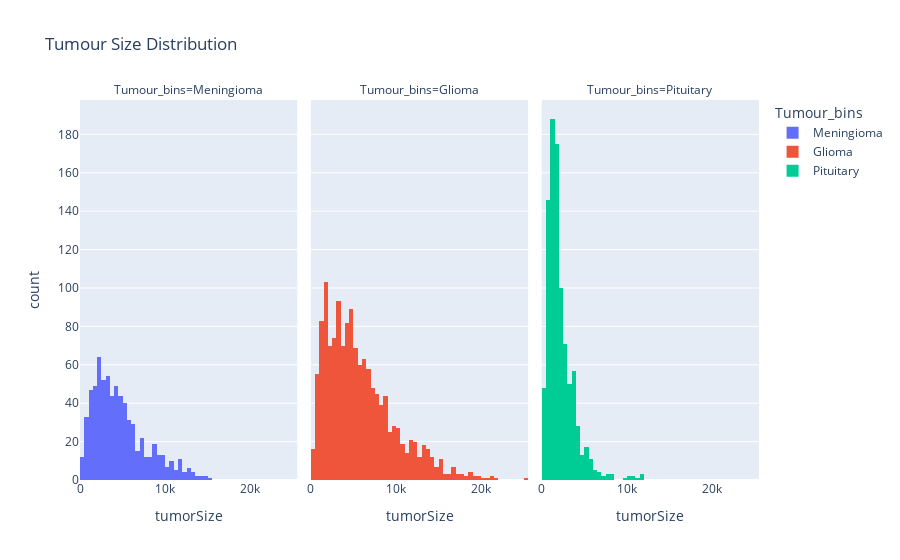
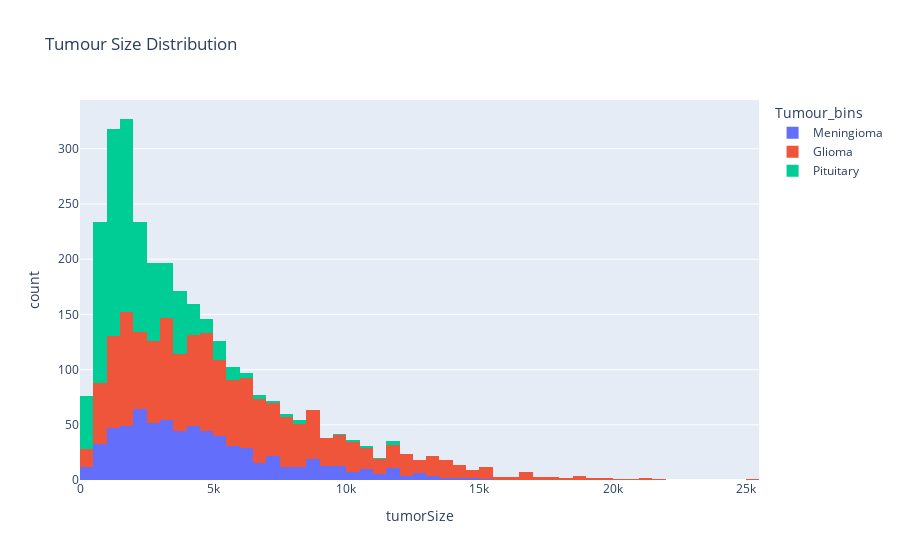

The notebook cell these images were saved under, in order:
### Code cell
fig = px.histogram(df, x="tumorSize",facet_col='Tumour_bins',color='Tumour_bins',
                   title="Tumour Size Distribution")
fig.show()

fig = px.histogram(df, x="tumorSize",color='Tumour_bins',
                   title="Tumour Size Distribution")


fig.show()

### Figure 1 — Plotly figure (JSON) as saved in the notebook; plotly's stock layout.template omitted (floating-point values rounded to 4 significant figures; data arrays with more than 128 entries replaced by an {"elided": "..."} marker saying what was removed)
{"data": [{"alignmentgroup": "True", "bingroup": "x", "hovertemplate": "Tumour_bins=Meningioma<br>tumorSize=%{x}<br>count=%{y}<extra></extra>", "legendgroup": "Meningioma", "marker": {"color": "#636efa", "pattern": {"shape": ""}}, "name": "Meningioma", "offsetgroup": "Meningioma", "orientation": "v", "showlegend": true, "type": "histogram", "x": {"elided": "708 float values"}, "xaxis": "x", "yaxis": "y"}, {"alignmentgroup": "True", "bingroup": "x", "hovertemplate": "Tumour_bins=Glioma<br>tumorSize=%{x}<br>count=%{y}<extra></extra>", "legendgroup": "Glioma", "marker": {"color": "#EF553B", "pattern": {"shape": ""}}, "name": "Glioma", "offsetgroup": "Glioma", "orientation": "v", "showlegend": true, "type": "histogram", "x": {"elided": "1426 float values"}, "xaxis": "x2", "yaxis": "y2"}, {"alignmentgroup": "True", "bingroup": "x", "hovertemplate": "Tumour_bins=Pituitary<br>tumorSize=%{x}<br>count=%{y}<extra></extra>", "legendgroup": "Pituitary", "marker": {"color": "#00cc96", "pattern": {"shape": ""}}, "name": "Pituitary", "offsetgroup": "Pituitary", "orientation": "v", "showlegend": true, "type": "histogram", "x": {"elided": "930 float values"}, "xaxis": "x3", "yaxis": "y3"}], "layout": {"annotations": [{"font": {}, "showarrow": false, "text": "Tumour_bins=Meningioma", "x": 0.16, "xanchor": "center", "xref": "paper", "y": 1, "yanchor": "bottom", "yref": "paper"}, {"font": {}, "showarrow": false, "text": "Tumour_bins=Glioma", "x": 0.5, "xanchor": "center", "xref": "paper", "y": 1, "yanchor": "bottom", "yref": "paper"}, {"font": {}, "showarrow": false, "text": "Tumour_bins=Pituitary", "x": 0.84, "xanchor": "center", "xref": "paper", "y": 1, "yanchor": "bottom", "yref": "paper"}], "barmode": "relative", "legend": {"title": {"text": "Tumour_bins"}, "tracegroupgap": 0}, "title": {"text": "Tumour Size Distribution"}, "xaxis": {"anchor": "y", "domain": [0, 0.32], "title": {"text": "tumorSize"}}, "xaxis2": {"anchor": "y2", "domain": [0.34, 0.66], "matches": "x", "title": {"text": "tumorSize"}}, "xaxis3": {"anchor": "y3", "domain": [0.68, 1.0], "matches": "x", "title": {"text": "tumorSize"}}, "yaxis": {"anchor": "x", "domain": [0, 1], "title": {"text": "count"}}, "yaxis2": {"anchor": "x2", "domain": [0, 1], "matches": "y", "showticklabels": false}, "yaxis3": {"anchor": "x3", "domain": [0, 1], "matches": "y", "showticklabels": false}}}

### Figure 2 — Plotly figure (JSON) as saved in the notebook; plotly's stock layout.template omitted (floating-point values rounded to 4 significant figures; data arrays with more than 128 entries replaced by an {"elided": "..."} marker saying what was removed)
{"data": [{"alignmentgroup": "True", "bingroup": "x", "hovertemplate": "Tumour_bins=Meningioma<br>tumorSize=%{x}<br>count=%{y}<extra></extra>", "legendgroup": "Meningioma", "marker": {"color": "#636efa", "pattern": {"shape": ""}}, "name": "Meningioma", "offsetgroup": "Meningioma", "orientation": "v", "showlegend": true, "type": "histogram", "x": {"elided": "708 float values"}, "xaxis": "x", "yaxis": "y"}, {"alignmentgroup": "True", "bingroup": "x", "hovertemplate": "Tumour_bins=Glioma<br>tumorSize=%{x}<br>count=%{y}<extra></extra>", "legendgroup": "Glioma", "marker": {"color": "#EF553B", "pattern": {"shape": ""}}, "name": "Glioma", "offsetgroup": "Glioma", "orientation": "v", "showlegend": true, "type": "histogram", "x": {"elided": "1426 float values"}, "xaxis": "x", "yaxis": "y"}, {"alignmentgroup": "True", "bingroup": "x", "hovertemplate": "Tumour_bins=Pituitary<br>tumorSize=%{x}<br>count=%{y}<extra></extra>", "legendgroup": "Pituitary", "marker": {"color": "#00cc96", "pattern": {"shape": ""}}, "name": "Pituitary", "offsetgroup": "Pituitary", "orientation": "v", "showlegend": true, "type": "histogram", "x": {"elided": "930 float values"}, "xaxis": "x", "yaxis": "y"}], "layout": {"barmode": "relative", "legend": {"title": {"text": "Tumour_bins"}, "tracegroupgap": 0}, "title": {"text": "Tumour Size Distribution"}, "xaxis": {"anchor": "y", "domain": [0, 1], "title": {"text": "tumorSize"}}, "yaxis": {"anchor": "x", "domain": [0, 1], "title": {"text": "count"}}}}
